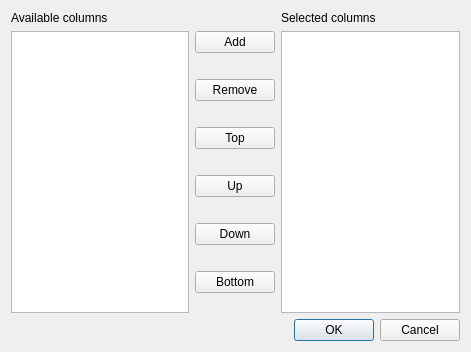
<?xml version="1.0" encoding="UTF-8"?>
<ui version="4.0">
 <class>Dialog</class>
 <widget class="QDialog" name="Dialog">
  <property name="geometry">
   <rect>
    <x>0</x>
    <y>0</y>
    <width>471</width>
    <height>352</height>
   </rect>
  </property>
  <property name="windowTitle">
   <string>Dialog</string>
  </property>
  <layout class="QVBoxLayout" name="verticalLayout_3">
   <item>
    <layout class="QHBoxLayout" name="horizontalLayout">
     <item>
      <layout class="QVBoxLayout" name="verticalLayout_2">
       <item>
        <widget class="QLabel" name="label">
         <property name="text">
          <string>Available columns</string>
         </property>
        </widget>
       </item>
       <item>
        <widget class="QListWidget" name="availableListWidget">
         <property name="horizontalScrollBarPolicy">
          <enum>Qt::ScrollBarAlwaysOff</enum>
         </property>
         <property name="dragDropMode">
          <enum>QAbstractItemView::InternalMove</enum>
         </property>
         <property name="defaultDropAction">
          <enum>Qt::MoveAction</enum>
         </property>
         <property name="alternatingRowColors">
          <bool>true</bool>
         </property>
         <property name="selectionBehavior">
          <enum>QAbstractItemView::SelectRows</enum>
         </property>
         <property name="uniformItemSizes">
          <bool>true</bool>
         </property>
        </widget>
       </item>
      </layout>
     </item>
     <item>
      <layout class="QVBoxLayout" name="verticalLayout">
       <item>
        <widget class="QPushButton" name="addPushButton">
         <property name="text">
          <string>Add</string>
         </property>
         <property name="icon">
          <iconset theme="go-next"/>
         </property>
        </widget>
       </item>
       <item>
        <widget class="QPushButton" name="removePushButton">
         <property name="text">
          <string>Remove</string>
         </property>
         <property name="icon">
          <iconset theme="go-previous"/>
         </property>
        </widget>
       </item>
       <item>
        <widget class="QPushButton" name="moveToTopPushButton">
         <property name="text">
          <string>Top</string>
         </property>
         <property name="icon">
          <iconset theme="go-top"/>
         </property>
        </widget>
       </item>
       <item>
        <widget class="QPushButton" name="moveUpPushButton">
         <property name="text">
          <string>Up</string>
         </property>
         <property name="icon">
          <iconset theme="go-up"/>
         </property>
        </widget>
       </item>
       <item>
        <widget class="QPushButton" name="moveDownPushButton">
         <property name="text">
          <string>Down</string>
         </property>
         <property name="icon">
          <iconset theme="go-down"/>
         </property>
        </widget>
       </item>
       <item>
        <widget class="QPushButton" name="moveToBottomPushButton">
         <property name="text">
          <string>Bottom</string>
         </property>
         <property name="icon">
          <iconset theme="go-bottom"/>
         </property>
        </widget>
       </item>
      </layout>
     </item>
     <item>
      <layout class="QVBoxLayout" name="verticalLayout_4">
       <item>
        <widget class="QLabel" name="label_2">
         <property name="text">
          <string>Selected columns</string>
         </property>
        </widget>
       </item>
       <item>
        <widget class="QListWidget" name="selectedListWidget">
         <property name="horizontalScrollBarPolicy">
          <enum>Qt::ScrollBarAlwaysOff</enum>
         </property>
         <property name="dragDropMode">
          <enum>QAbstractItemView::InternalMove</enum>
         </property>
         <property name="defaultDropAction">
          <enum>Qt::MoveAction</enum>
         </property>
         <property name="alternatingRowColors">
          <bool>true</bool>
         </property>
         <property name="selectionBehavior">
          <enum>QAbstractItemView::SelectRows</enum>
         </property>
         <property name="uniformItemSizes">
          <bool>true</bool>
         </property>
        </widget>
       </item>
      </layout>
     </item>
    </layout>
   </item>
   <item>
    <widget class="QDialogButtonBox" name="buttonBox">
     <property name="orientation">
      <enum>Qt::Horizontal</enum>
     </property>
     <property name="standardButtons">
      <set>QDialogButtonBox::Cancel|QDialogButtonBox::Ok</set>
     </property>
    </widget>
   </item>
  </layout>
 </widget>
 <tabstops>
  <tabstop>availableListWidget</tabstop>
  <tabstop>addPushButton</tabstop>
  <tabstop>removePushButton</tabstop>
  <tabstop>moveToTopPushButton</tabstop>
  <tabstop>moveUpPushButton</tabstop>
  <tabstop>moveDownPushButton</tabstop>
  <tabstop>moveToBottomPushButton</tabstop>
  <tabstop>selectedListWidget</tabstop>
 </tabstops>
 <resources/>
 <connections>
  <connection>
   <sender>buttonBox</sender>
   <signal>accepted()</signal>
   <receiver>Dialog</receiver>
   <slot>accept()</slot>
   <hints>
    <hint type="sourcelabel">
     <x>248</x>
     <y>254</y>
    </hint>
    <hint type="destinationlabel">
     <x>157</x>
     <y>274</y>
    </hint>
   </hints>
  </connection>
  <connection>
   <sender>buttonBox</sender>
   <signal>rejected()</signal>
   <receiver>Dialog</receiver>
   <slot>reject()</slot>
   <hints>
    <hint type="sourcelabel">
     <x>316</x>
     <y>260</y>
    </hint>
    <hint type="destinationlabel">
     <x>286</x>
     <y>274</y>
    </hint>
   </hints>
  </connection>
 </connections>
</ui>
